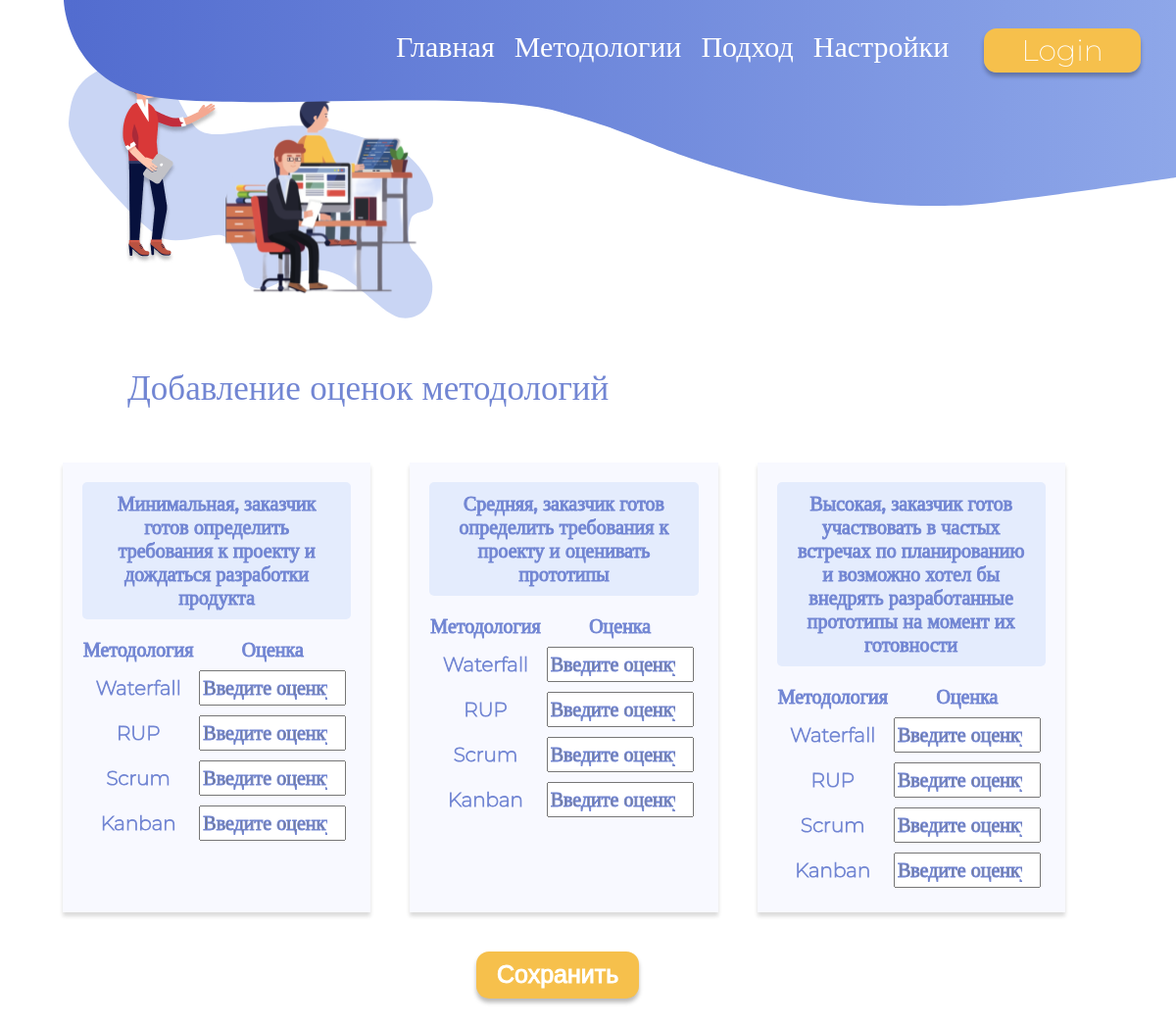
Page /settings/1/add_scores on the committed database.
### model/models.py (models this page shows, shortened)
class Options(models.Model):
    criteria = models.ForeignKey('Criterias', on_delete=models.CASCADE)
    description = models.TextField('Описание варианта ответа', unique=False)
    class Meta:
        verbose_name  = 'Options'
        verbose_name_plural  = 'Options'

### settings/views.py (the view, shortened to what this page needs)
# urls.py: path('<int:pk>/add_scores', views.AddScores.as_view(), name='add_scores'),
class AddScores(DetailView):
    model = Criterias
    template_name = 'settings/add_scores.html'
    meths_name = [meth.name for meth in list(Methodologies.objects.all())]
    meths = [meth for meth in list(Methodologies.objects.all())]
    def get_context_data(self, **kwargs):
        context = super().get_context_data(**kwargs)
        opt_pk = self.get_object().pk
        options = [opts.description for opts in list(Options.objects.filter(criteria=opt_pk))]
        for i in range(0, 3):
            context[f'option{i+1}'] = options[i]
        context['form'] = ScoresForm()
        context['meths'] = self.meths_name
        return context

### settings/forms.py
class ScoresForm(ModelForm):
    class Meta:
        model = Scores
        fields = ['option', 'methodology', 'score']
        widgets = {
            "methodology": TextInput(attrs={
                'readonly': True,
                'class': 'meth_form',
                'placeholder': 'Input option'
            }),
            "score": NumberInput(attrs={
                'class': 'score_form',
                'placeholder': 'Введите оценку'
            })
        }

### settings/templates/settings/add_scores.html (shortened to what this page needs)
{% extends 'main/layout.html' %}
{% load static %}
{% block head %}
    <link rel="stylesheet" href="{% static 'settings/css/add_cr.css' %}">
    <link rel="stylesheet" href="{% static 'settings/css/scores.css' %}">
    <link rel="stylesheet" href="{% static 'main/css/layout.css' %}">
{% endblock %}
{% block content %}
<div class="hero">
    <h1> Добавление оценок методологий </h1>
    <form method="post">
        <div class="container">
            <div class="option">
                <h1>{{option1}}</h1>
                <table>
                    <tr>
                        <th>Методология</th>
                        <th>Оценка</th>
                    </tr>
                    {% for meth in meths%}
                    <tr>
                        <td>{{meth}}</td>
                        <td>{{form.score}}</td>
                    </tr>
                {% endfor %}
                </table>
            </div>
            <div class="option">
                <h1>{{option2}}</h1>
                <table>
                    <tr>
                        <th>Методология</th>
                        <th>Оценка</th>
                    </tr>
                    {% for meth in meths%}
                    <tr>
                        <td>{{meth}}</td>
                        <td>{{form.score}}</td>
                    </tr>
                {% endfor %}
                </table>
            </div>
            <div class="option">
                <h1>{{option3}}</h1>
                <table>
                    <tr>
                        <th>Методология</th>
                        <th>Оценка</th>
                    </tr>
                    {% for meth in meths%}
                    <tr>
                        <td>{{meth}}</td>
                        <td>{{form.score}}</td>
                    </tr>
                {% endfor %}
                </table>
            </div>
        </div>
        <input class="btn" type="submit" value="Сохранить" />
    </form>
</div>
{% endblock %}

### main/static/main/css/layout.css (style rules this page uses)
* { font-family: "Montserrat"; font-weight: 200; font-size: 20px; font-style: normal; }
body { font-weight: 200; font-size: 2px; font-style: normal; }

### settings/static/settings/css/add_cr.css (style rules this page uses)
.hero { font-family: "Montserrat"; padding: 250px 30px; margin: 0; display: block; justify-content: center; align-items: center; position: relative; }
.describe, .container { color: #7286D3; -webkit-text-stroke: 1px #7286D3; }
.hero h1 { padding: 25px 100px; color: #7286D3; font-size: 35px; }
.container { padding-left: 20px; }
.option, .crit_options { margin: 20px; padding: 20px; background-color: rgba(225, 230, 254, 0.253); width: 90%; box-shadow: 0px 4px 4px 0px #00000025; display: inline-flex; }
.container h1 { padding: 10px 20px; font-size: 25px; }

### settings/static/settings/css/scores.css (style rules this page uses)
.container { width: 90%; display: inline-flex; justify-content: center; margin-left: 30px; }
.option { display: block; }
.option h1 { font-size: 20px; text-align: center; background-color: rgba(114, 160, 239, 0.150); border-radius: 5px; margin-bottom: 15px; }
.option table tr { text-align: center; }
.option table tr td { padding: 5px; }
.score_form { width: 150px; text-align: center; }
.hero form .btn { margin: 20px 40%; background-color: #F6C04C; padding: 4px 20px; border-radius: 13px; transition: all 500ms ease; color: white; font-size: 25px; font-family: "Italiana", sans-serif; font-weight: 400; font-style: normal; -webkit-text-stroke: 1px #ffffff; box-shadow: 0px 4px 4px 0px #00000045; }

### rows in the picture
Options: description "Минимальная, заказчик готов определить требования к проекту и дождаться разработки продукта"
Options: description "Средняя, заказчик готов определить требования к проекту и оценивать прототипы"
Options: description "Высокая, заказчик готов участвовать в частых встречах по планированию и возможно хотел бы внедрять разработанные прототипы на момент их готовности"

### other values in the picture
{{ meth }} "Waterfall" "RUP" "Scrum" "Kanban"
